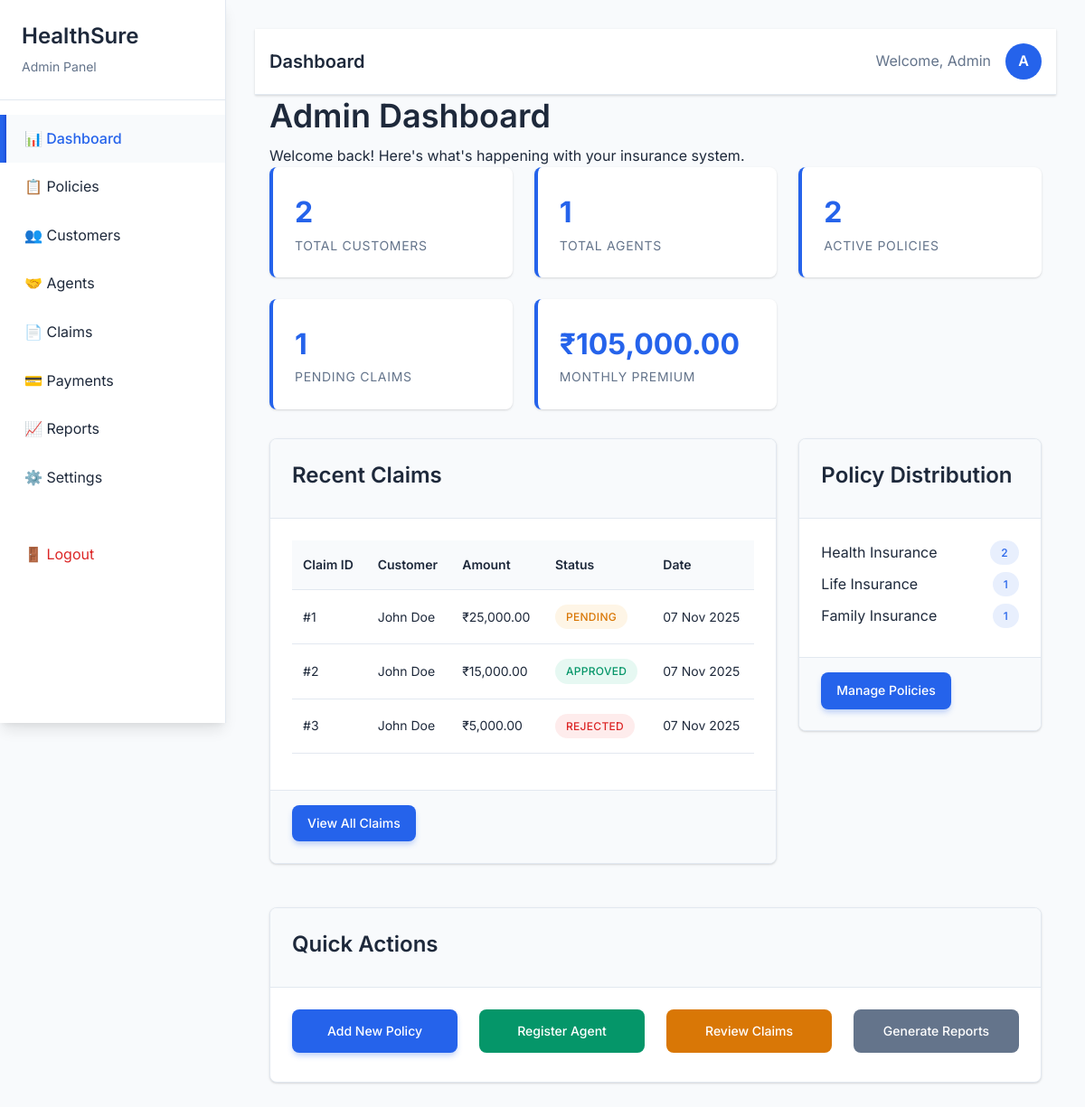
The app's page /HealthSure/admin/dashboard.php (signed in) with its own data.
### tables this page shows
CREATE TABLE `claims` (
  `claim_id` int(11) NOT NULL,
  `holder_id` int(11) NOT NULL,
  `claim_amount` decimal(10,2) NOT NULL,
  `claim_reason` text NOT NULL,
  `claim_date` date NOT NULL,
  `status` enum('pending','approved','rejected') DEFAULT 'pending',
  `approved_amount` decimal(10,2) DEFAULT 0.00,
  `documents` text DEFAULT NULL,
  `admin_notes` text DEFAULT NULL,
  `processed_by` int(11) DEFAULT NULL,
  `processed_date` date DEFAULT NULL,
  `created_at` timestamp NOT NULL DEFAULT current_timestamp()
);

CREATE TABLE `customers` (
  `customer_id` int(11) NOT NULL,
  `user_id` int(11) DEFAULT NULL,
  `first_name` varchar(100) NOT NULL,
  `last_name` varchar(100) NOT NULL,
  `phone` varchar(15) DEFAULT NULL,
  `address` text DEFAULT NULL,
  `date_of_birth` date DEFAULT NULL,
  `gender` enum('male','female','other') DEFAULT NULL,
  `agent_id` int(11) DEFAULT NULL,
  `created_at` timestamp NOT NULL DEFAULT current_timestamp()
);

### HealthSure/includes/functions.php (called while the page is built, shortened)
<?php
function format_currency($amount) {
    return '₹' . number_format($amount, 2);
}
function format_date($date) {
    return date('d M Y', strtotime($date));
}
?>

### HealthSure/admin/dashboard.php (the view, shortened to what this page needs)
<?php
require_once '../config/database.php';
require_once '../includes/functions.php';
try {
    $stmt = $conn->query("SELECT COUNT(*) as total_customers FROM customers");
    $total_customers = $stmt->fetch()['total_customers'];
    $stmt = $conn->query("SELECT COUNT(*) as total_agents FROM agents");
    $total_agents = $stmt->fetch()['total_agents'];
    $stmt = $conn->query("SELECT COUNT(*) as active_policy_holders FROM policy_holders WHERE status = 'active'");
    $active_policy_holders = $stmt->fetch()['active_policy_holders'];
    $stmt = $conn->query("SELECT COUNT(*) as pending_claims FROM claims WHERE status = 'pending'");
    $pending_claims = $stmt->fetch()['pending_claims'];
    $stmt = $conn->query("SELECT COALESCE(SUM(amount), 0) as monthly_premium
                         FROM payments
                         WHERE payment_type = 'premium'
                         AND MONTH(payment_date) = MONTH(CURRENT_DATE())
                         AND YEAR(payment_date) = YEAR(CURRENT_DATE())");
    $monthly_premium = $stmt->fetch()['monthly_premium'];
    $stmt = $conn->query("SELECT c.*, cu.first_name, cu.last_name
                         FROM claims c
                         JOIN policy_holders ph ON c.holder_id = ph.holder_id
                         JOIN customers cu ON ph.customer_id = cu.customer_id
                         ORDER BY c.created_at DESC
                         LIMIT 5");
    $recent_claims = $stmt->fetchAll(PDO::FETCH_ASSOC);
    $stmt = $conn->query("SELECT policy_type, COUNT(*) as count
                         FROM policies
                         WHERE status = 'active'
                         GROUP BY policy_type");
    $policy_distribution = $stmt->fetchAll(PDO::FETCH_ASSOC);
} catch (PDOException $e) {
    $error = "Database error occurred";
    $total_customers = 0;
    $total_agents = 0;
    $total_policies = 0;
    $active_policy_holders = 0;
    $pending_claims = 0;
    $monthly_premium = 0;
    $recent_claims = [];
    $policy_distribution = [];
}
?>
<!DOCTYPE html>
<html lang="en">
<head>
    <link rel="stylesheet" href="../assets/css/style.css">
    <link rel="stylesheet" href="../assets/css/animations.css">
</head>
<body>
    <?php include 'includes/sidebar.php'; ?>
    <div class="main-content">
        <?php include 'includes/header.php'; ?>
        <div class="container">
            <h1>Admin Dashboard</h1>
            <p class="text-light">Welcome back! Here's what's happening with your insurance system.</p>
            <div class="stats-grid">
                <div class="stat-card">
                    <div class="stat-number"><?php echo number_format($total_customers); ?></div>
                    <div class="stat-label">Total Customers</div>
                </div>
                <div class="stat-card">
                    <div class="stat-number"><?php echo number_format($total_agents); ?></div>
                    <div class="stat-label">Total Agents</div>
                </div>
                <div class="stat-card">
                    <div class="stat-number"><?php echo number_format($active_policy_holders); ?></div>
                    <div class="stat-label">Active Policies</div>
                </div>
                <div class="stat-card">
                    <div class="stat-number"><?php echo number_format($pending_claims); ?></div>
                    <div class="stat-label">Pending Claims</div>
                </div>
                <div class="stat-card">
                    <div class="stat-number"><?php echo format_currency($monthly_premium); ?></div>
                    <div class="stat-label">Monthly Premium</div>
                </div>
            </div>
            <div class="row">
                <div class="col-8">
                    <div class="card">
                        <div class="card-header">
                            <h3>Recent Claims</h3>
                        </div>
                        <div class="card-body">
                            <?php if (empty($recent_claims)): ?>
                                <p class="text-light">No recent claims found.</p>
                            <?php else: ?>
                                <table class="table">
                                    <thead>
                                        <tr>
                                            <th>Claim ID</th>
                                            <th>Customer</th>
                                            <th>Amount</th>
                                            <th>Status</th>
                                            <th>Date</th>
                                        </tr>
                                    </thead>
                                    <tbody>
                                        <?php foreach ($recent_claims as $claim): ?>
                                            <tr>
                                                <td>#<?php echo $claim['claim_id']; ?></td>
                                                <td><?php echo htmlspecialchars($claim['first_name'] . ' ' . $claim['last_name']); ?></td>
                                                <td><?php echo format_currency($claim['claim_amount']); ?></td>
                                                <td>
                                                    <span class="badge badge-<?php echo $claim['status'] === 'approved' ? 'success' : ($claim['status'] === 'rejected' ? 'danger' : 'warning'); ?>">
                                                        <?php echo ucfirst($claim['status']); ?>
                                                    </span>
                                                </td>
                                                <td><?php echo format_date($claim['claim_date']); ?></td>
                                            </tr>
                                        <?php endforeach; ?>
                                    </tbody>
                                </table>
                            <?php endif; ?>
                        </div>
                        <div class="card-footer">
                            <a href="claims.php" class="btn btn-primary btn-sm">View All Claims</a>
                        </div>
                    </div>
                </div>
                <div class="col-4">
                    <div class="card">
                        <div class="card-header">
                            <h3>Policy Distribution</h3>
                        </div>
                        <div class="card-body">
                            <?php if (empty($policy_distribution)): ?>
                                <p class="text-light">No policies found.</p>
                            <?php else: ?>
                                <?php foreach ($policy_distribution as $policy): ?>
                                    <div class="d-flex justify-content-between align-items-center mb-2">
                                        <span><?php echo ucfirst($policy['policy_type']); ?> Insurance</span>
                                        <span class="badge badge-primary"><?php echo $policy['count']; ?></span>
                                    </div>
                                <?php endforeach; ?>
                            <?php endif; ?>
                        </div>
                        <div class="card-footer">
                            <a href="policies.php" class="btn btn-primary btn-sm">Manage Policies</a>
                        </div>
                    </div>
                </div>
            </div>
            <div class="card mt-4">
                <div class="card-header">
                    <h3>Quick Actions</h3>
                </div>
                <div class="card-body">
                    <div class="row">
                        <div class="col-3">
                            <a href="policies.php?action=add" class="btn btn-primary" style="width: 100%;">Add New Policy</a>
                        </div>
                        <div class="col-3">
                            <a href="agents.php?action=add" class="btn btn-success" style="width: 100%;">Register Agent</a>
                        </div>
                        <div class="col-3">
                            <a href="claims.php?status=pending" class="btn btn-warning" style="width: 100%;">Review Claims</a>
                        </div>
                        <div class="col-3">
                            <a href="reports.php" class="btn btn-secondary" style="width: 100%;">Generate Reports</a>
                        </div>
                    </div>
                </div>
            </div>
        </div>
    </div>
</body>
</html>

### HealthSure/assets/css/animations.css (style rules this page uses)
.main-content { animation: fadeInUp 0.6s ease-out; }
.card { animation: fadeInUp 0.4s ease-out; animation-fill-mode: both; }
.card:nth-child(1) { animation-delay: 0.1s; }
.stat-card { animation: fadeInUp 0.5s ease-out; animation-fill-mode: both; }
.stat-card:nth-child(1) { animation-delay: 0.1s; }
.stat-card:nth-child(2) { animation-delay: 0.2s; }
.stat-card:nth-child(3) { animation-delay: 0.3s; }
.stat-card:nth-child(4) { animation-delay: 0.4s; }
.stat-card:nth-child(5) { animation-delay: 0.5s; }
.btn { position: relative; overflow: hidden; }
.btn::after { content: ''; position: absolute; top: 50%; left: 50%; width: 0; height: 0; border-radius: 50%; background: rgba(255, 255, 255, 0.3); transform: translate(-50%, -50%); transition: width 0.6s, height 0.6s; }
.table tbody tr { animation: fadeInUp 0.3s ease-out; animation-fill-mode: both; }
.table tbody tr:nth-child(1) { animation-delay: 0.05s; }
.table tbody tr:nth-child(2) { animation-delay: 0.1s; }
.table tbody tr:nth-child(3) { animation-delay: 0.15s; }
.badge { animation: fadeInScale 0.4s ease-out; }
.page-transition { opacity: 0; transform: translateY(20px); transition: all 0.3s ease-out; }
.page-transition.loaded { opacity: 1; transform: translateY(0); }
html { scroll-behavior: smooth; }

### records on screen
claims: claim_id "1", customers.first_name+last_name "John Doe", claim_amount "₹25,000.00", status "PENDING", claim_date "07 Nov 2025"
claims: claim_id "2", customers.first_name+last_name "John Doe", claim_amount "₹15,000.00", status "APPROVED", claim_date "07 Nov 2025"
claims: claim_id "3", customers.first_name+last_name "John Doe", claim_amount "₹5,000.00", status "REJECTED", claim_date "07 Nov 2025"

### other values on screen
$page_titles[basename($_SERVER['PHP_SELF'])] "Dashboard"
$total_customers "2"
$total_agents "1"
$active_policy_holders "2"
$pending_claims "1"
format_currency($monthly_premium) "₹105,000.00"
$policy['policy_type'] "Health"
$policy['count'] "2"
$policy['policy_type'] "Life"
$policy['count'] "1"
$policy['policy_type'] "Family"
